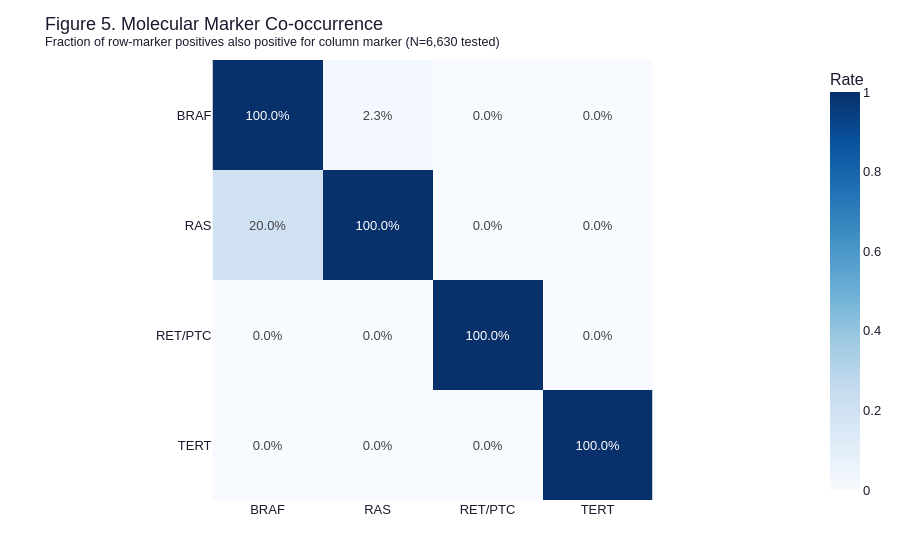

The code cell stored with this chart in its notebook:
### Markdown cell above
## Figure 5 — Molecular Marker Co-occurrence

### Code cell
markers = ['braf_positive', 'ras_positive', 'ret_positive', 'tert_positive']
marker_labels = {'braf_positive': 'BRAF', 'ras_positive': 'RAS',
                 'ret_positive': 'RET/PTC', 'tert_positive': 'TERT'}

df5 = risk[markers].dropna().astype(bool)
n_tested = len(df5)

# Co-occurrence matrix: fraction of marker-A positives that are also marker-B positive
comat = pd.DataFrame(index=markers, columns=markers, dtype=float)
for m1 in markers:
    for m2 in markers:
        pos_m1 = df5[m1]
        if pos_m1.sum() == 0:
            comat.loc[m1, m2] = 0.0
        else:
            comat.loc[m1, m2] = (pos_m1 & df5[m2]).sum() / pos_m1.sum()

comat.index   = [marker_labels[m] for m in markers]
comat.columns = [marker_labels[m] for m in markers]

fig5 = px.imshow(
    comat.astype(float),
    text_auto='.1%',
    color_continuous_scale='Blues',
    zmin=0, zmax=1,
    labels={'color': 'Co-occurrence Rate'},
    aspect='equal',
)
fig5.update_layout(
    **PLOTLY_LAYOUT,
    title=f'Figure 5. Molecular Marker Co-occurrence<br><sup>Fraction of row-marker positives also positive for column marker (N={n_tested:,} tested)</sup>',
    xaxis_title='',
    yaxis_title='',
    coloraxis_colorbar_title='Rate',
)
fig5.show()
save_fig(fig5, 'fig5_molecular_cooccurrence')

### Figure 1 — Plotly figure (JSON) as saved in the notebook; plotly's stock layout.template omitted (floating-point values rounded to 4 significant figures)
{"data": [{"coloraxis": "coloraxis", "hovertemplate": "x: %{x}<br>y: %{y}<br>Co-occurrence Rate: %{z}<extra></extra>", "name": "0", "texttemplate": "%{z:.1%}", "type": "heatmap", "x": ["BRAF", "RAS", "RET/PTC", "TERT"], "xaxis": "x", "y": ["BRAF", "RAS", "RET/PTC", "TERT"], "yaxis": "y", "z": [[1.0, 0.02326, 0.0, 0.0], [0.2, 1.0, 0.0, 0.0], [0.0, 0.0, 1.0, 0.0], [0.0, 0.0, 0.0, 1.0]]}], "layout": {"coloraxis": {"cmax": 1, "cmin": 0, "colorbar": {"title": {"text": "Rate"}}, "colorscale": [[0.0, "rgb(247,251,255)"], [0.125, "rgb(222,235,247)"], [0.25, "rgb(198,219,239)"], [0.375, "rgb(158,202,225)"], [0.5, "rgb(107,174,214)"], [0.625, "rgb(66,146,198)"], [0.75, "rgb(33,113,181)"], [0.875, "rgb(8,81,156)"], [1.0, "rgb(8,48,107)"]]}, "font": {"color": "#1a1a2e", "family": "Arial, sans-serif", "size": 13}, "margin": {"b": 60, "l": 60, "r": 30, "t": 60}, "paper_bgcolor": "white", "plot_bgcolor": "white", "title": {"text": "Figure 5. Molecular Marker Co-occurrence<br><sup>Fraction of row-marker positives also positive for column marker (N=6,630 tested)</sup>"}, "xaxis": {"anchor": "y", "constrain": "domain", "domain": [0.0, 1.0], "scaleanchor": "y", "title": {"text": ""}}, "yaxis": {"anchor": "x", "autorange": "reversed", "constrain": "domain", "domain": [0.0, 1.0], "title": {"text": ""}}}}
